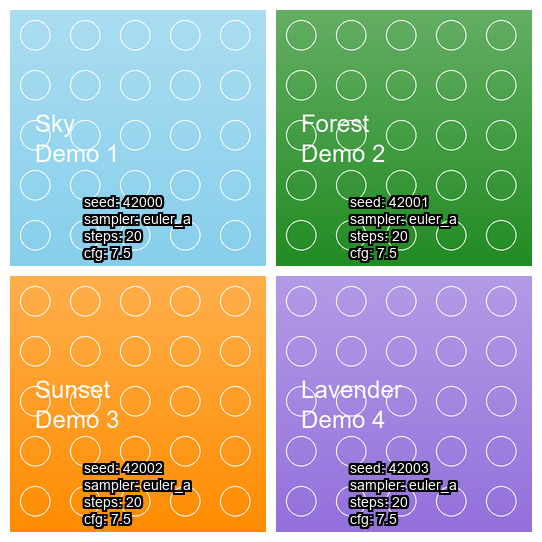
#> input picture docs/task3_before.png, 542 x 542 px, found by its file name
$ python create_demo_comparison.py
#> lines starting #> are read from the running program, lines starting #| are printed output that depends on the picture
#!/usr/bin/env python3
"""
Create a before/after comparison image for Task 3 demo.
"""

from PIL import Image, ImageDraw, ImageFont

def create_comparison():
    """Create a side-by-side comparison of before and after grids."""

    # Load the before and after images
    before_img = Image.open("docs/task3_before.png")
#> before_img is the input picture: PIL image 542x542 RGB; mean R, G, B 168.7, 173.2, 154.6
    after_img = Image.open("docs/task3_after.png")
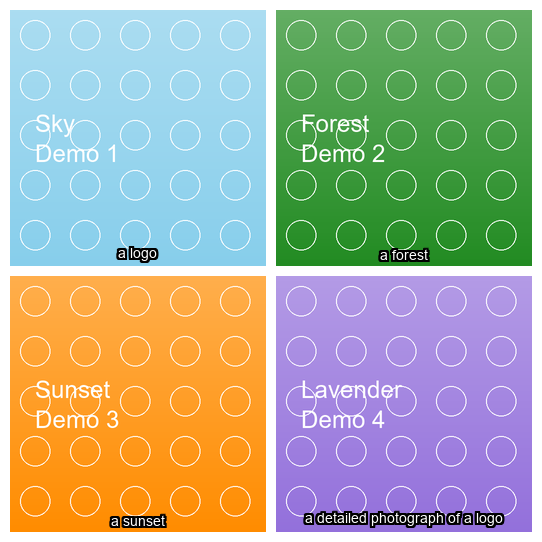
#> input picture docs/task3_after.png, 542 x 542 px, found by its file name
#> after_img is the input picture: PIL image 542x542 RGB; mean R, G, B 172.1, 177.1, 156.9

    # Create a new image with both side by side
    total_width = before_img.width + after_img.width + 100  # 100px gap
#> total_width = 1184
    max_height = max(before_img.height, after_img.height) + 150  # 150px for labels
#> max_height = 692

    comparison = Image.new('RGB', (total_width, max_height), color=(248, 249, 250))
    draw = ImageDraw.Draw(comparison)

    # Try to load a nice font
    try:
        title_font = ImageFont.truetype("arial.ttf", 24)
        subtitle_font = ImageFont.truetype("arial.ttf", 16)
    except:
        title_font = ImageFont.load_default()
        subtitle_font = ImageFont.load_default()

    # Add title
    title_text = "Task 3: CLIP AI-powered Auto-labeling"
    title_bbox = draw.textbbox((0, 0), title_text, font=title_font)
#> title_bbox = (-1, 5, 453, 28)
    title_width = title_bbox[2] - title_bbox[0]
#> title_width = 454
    title_x = (total_width - title_width) // 2
#> title_x = 365
    draw.text((title_x, 20), title_text, fill=(51, 51, 51), font=title_font)

    # Position images
    y_offset = 80
    before_x = 20
    after_x = before_img.width + 80
#> after_x = 622

    # Paste images
    comparison.paste(before_img, (before_x, y_offset))
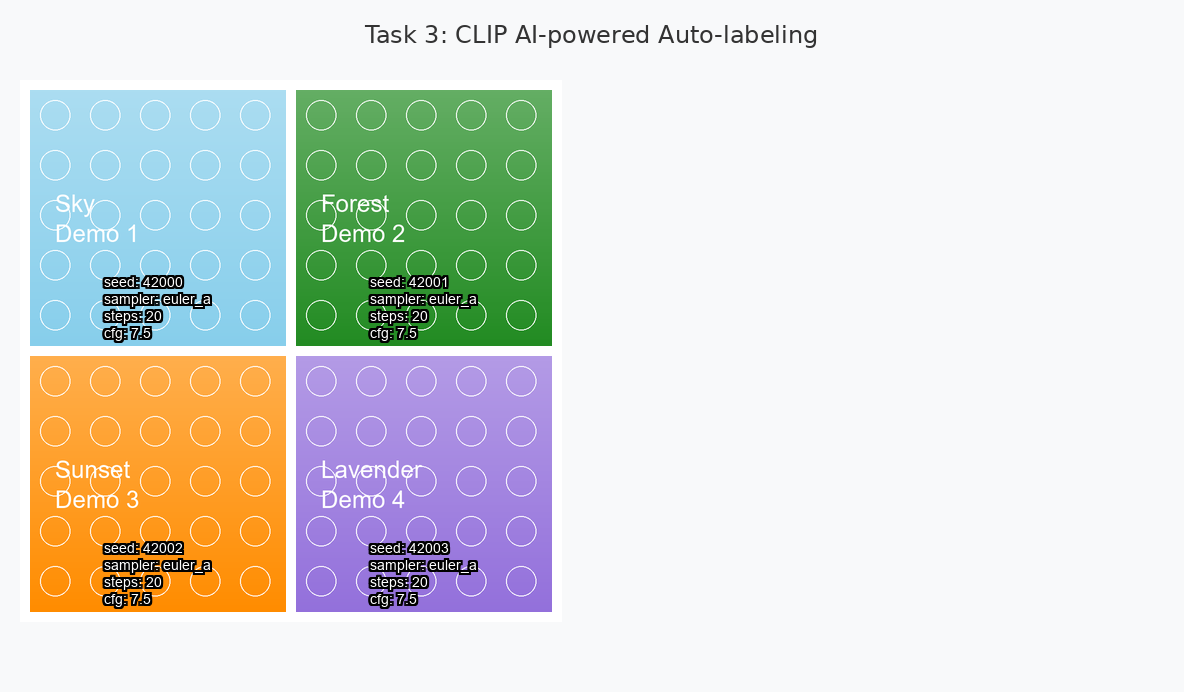
#> comparison: PIL image 1184x692 RGB; mean R, G, B 219, 221.3, 215.3
    comparison.paste(after_img, (after_x, y_offset))
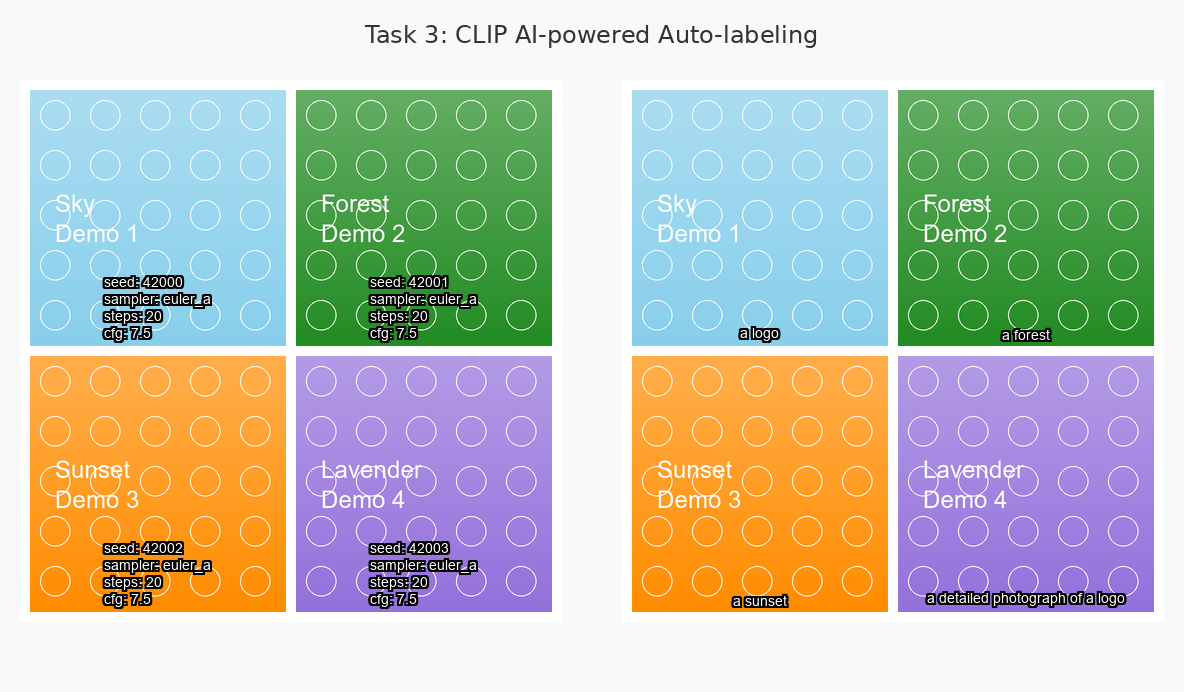
#> comparison: PIL image 1184x692 RGB; mean R, G, B 191.8, 195.5, 181.9

    # Add "Before" and "After" labels
    before_text = "BEFORE: CSV Metadata Labels"
    after_text = "AFTER: CLIP AI-Generated Labels"

    # Before label
    before_bbox = draw.textbbox((0, 0), before_text, font=subtitle_font)
#> before_bbox = (0, 3, 244, 15)
    before_width = before_bbox[2] - before_bbox[0]
#> before_width = 244
    before_label_x = before_x + (before_img.width - before_width) // 2
#> before_label_x = 169
    draw.text((before_label_x, y_offset + before_img.height + 20), before_text, fill=(220, 53, 69), font=subtitle_font)

    # After label
    after_bbox = draw.textbbox((0, 0), after_text, font=subtitle_font)
#> after_bbox = (0, 3, 264, 15)
    after_width = after_bbox[2] - after_bbox[0]
#> after_width = 264
    after_label_x = after_x + (after_img.width - after_width) // 2
#> after_label_x = 761
    draw.text((after_label_x, y_offset + after_img.height + 20), after_text, fill=(25, 135, 84), font=subtitle_font)

    # Add description
    desc_text = "CLIP automatically understands image content and generates meaningful descriptions"
    desc_bbox = draw.textbbox((0, 0), desc_text, font=subtitle_font)
#> desc_bbox = (0, 3, 694, 18)
    desc_width = desc_bbox[2] - desc_bbox[0]
#> desc_width = 694
    desc_x = (total_width - desc_width) // 2
#> desc_x = 245
    draw.text((desc_x, y_offset + before_img.height + 60), desc_text, fill=(108, 117, 125), font=subtitle_font)

    # Save the comparison
    comparison.save("docs/task3_demo.png", optimize=True, quality=95)
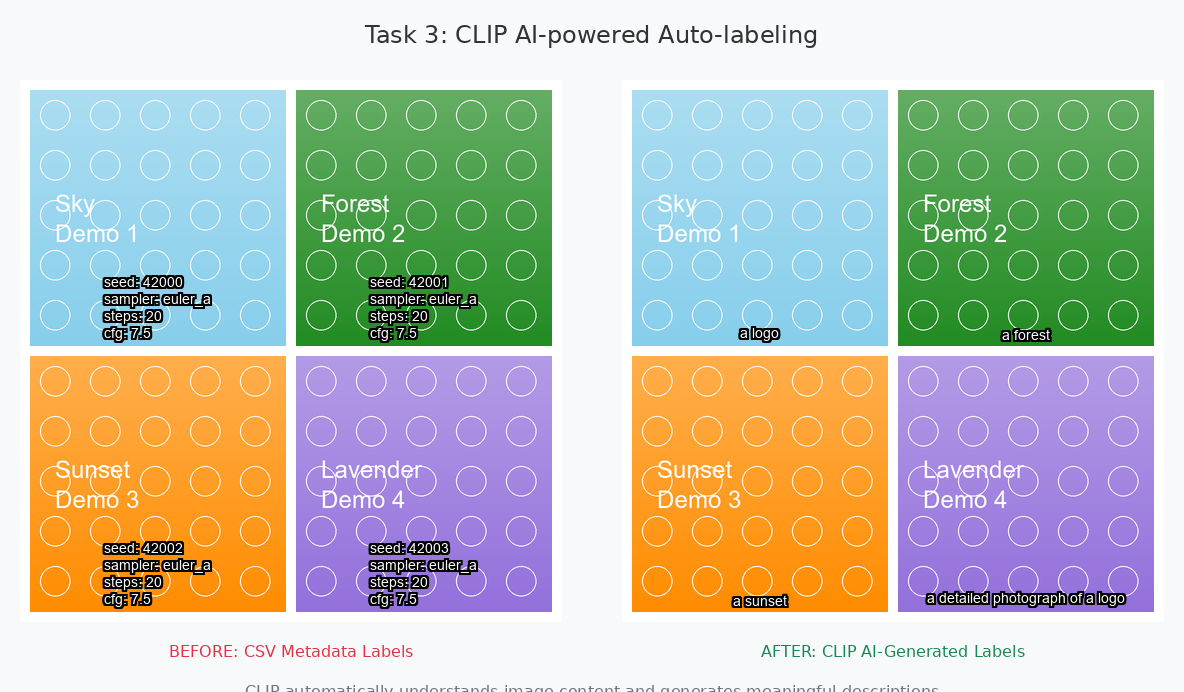
#> saved as task3_demo.png: PIL image 1184x692 RGB; mean R, G, B 191.4, 195, 181.4
    print("✅ Demo comparison created: docs/task3_demo.png")
    print(f"   Size: {comparison.width}x{comparison.height}")
#|    Size: 1184x692

    # Also create a smaller version for README
    small_comparison = comparison.resize((800, int(800 * comparison.height / comparison.width)), Image.Resampling.LANCZOS)
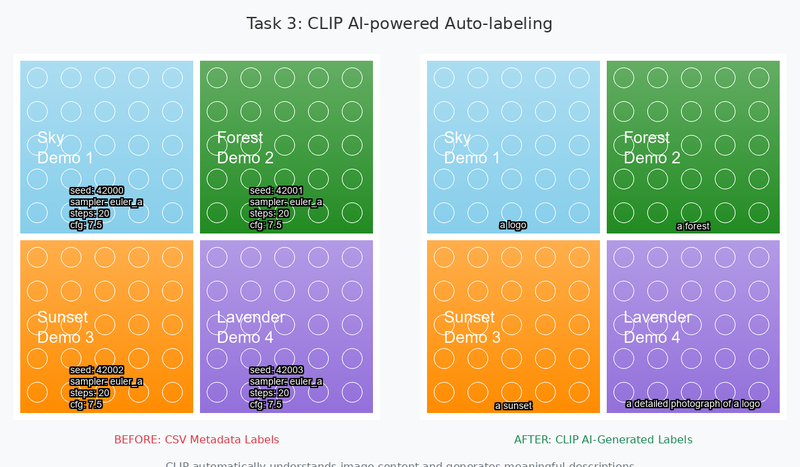
#> small_comparison: PIL image 800x467 RGB; mean R, G, B 191.4, 195, 181.4
    small_comparison.save("docs/task3_demo_small.png", optimize=True, quality=90)
    print("✅ Small demo created: docs/task3_demo_small.png")
    print(f"   Size: {small_comparison.width}x{small_comparison.height}")
#|    Size: 800x467

if __name__ == "__main__":
    create_comparison()
